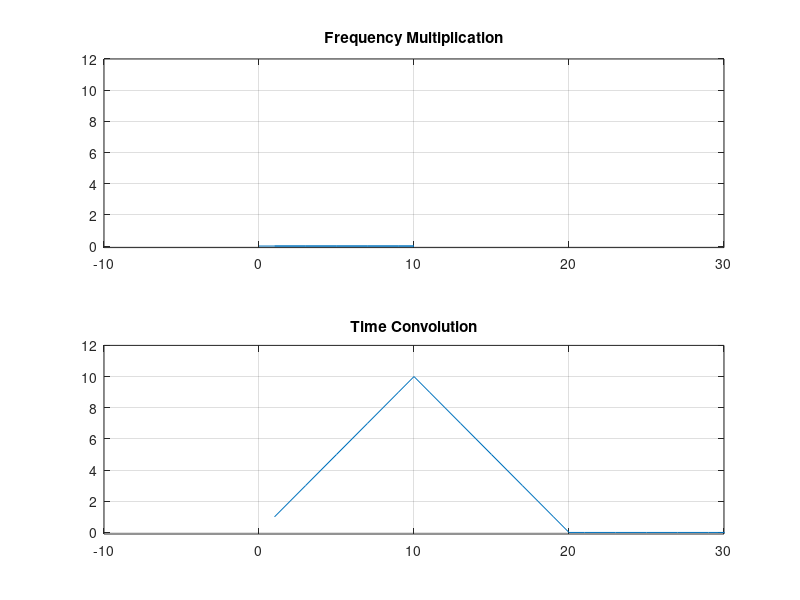

The MATLAB source for this figure:
N = 100; PulseWidth = 10;
t = [0:1:(N-1)];
x = [ones(1,PulseWidth), zeros(1,N-PulseWidth)];
Xf = fft(x);
z = Xf.*Xf;
z2 = ifft(z);
subplot(211);plot(z2);grid on;
title('Frequency Multiplication')
axis([-10 30 -0.1 12]);

% --------------------------------------------------------------------

u = @(t) 1.0*(t>=0);
D = zeros(size(t));
x = [ones(1,PulseWidth), zeros(1,N-PulseWidth)];
D = conv(x,x);
subplot(212);plot(D);grid on;
title('Time Convolution')
axis([-10 30 -0.1 12]);